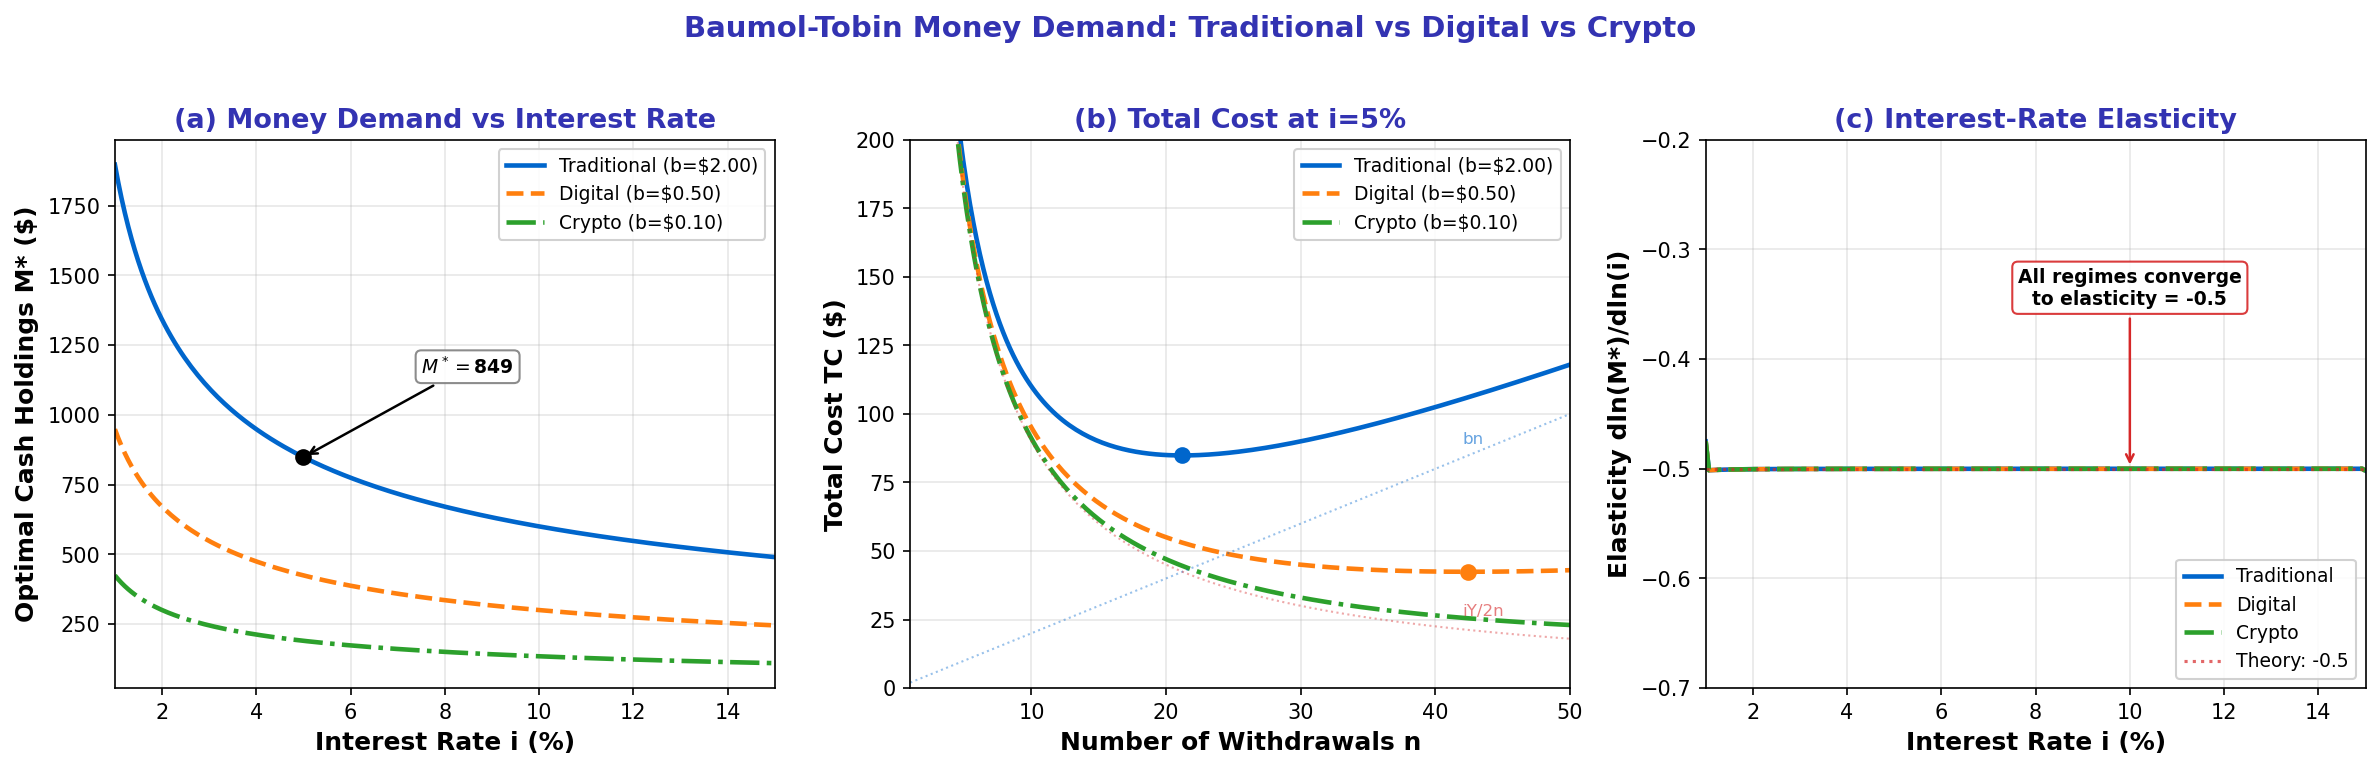

Reproduce this figure in Python.
r"""Baumol-Tobin Optimal Cash Holdings
# Multi-panel override: comparative statics requires simultaneous visibility

Economic Model:
    $M^* = \sqrt{\frac{bY}{2i}}$, $TC(n) = bn + \frac{iY}{2n}$.
    Three regimes: traditional ($b=2$), digital ($b=0.50$), crypto ($b=0.10$).
    Based on Baumol (1952), Tobin (1956).

    Optimal withdrawal frequency: $n^* = \sqrt{\frac{iY}{2b}}$
    Total cost at optimum: $TC^* = \sqrt{2bYi}$
    Interest-rate elasticity of money demand: $\frac{\partial \ln M^*}{\partial \ln i} = -0.5$
"""
import matplotlib.pyplot as plt
import numpy as np
from pathlib import Path

np.random.seed(42)

plt.rcParams.update({
    'font.size': 11, 'axes.labelsize': 12, 'axes.titlesize': 13,
    'xtick.labelsize': 10, 'ytick.labelsize': 10, 'legend.fontsize': 10,
    'figure.dpi': 150
})

MLPURPLE = '#3333B2'
MLBLUE = '#0066CC'
MLORANGE = '#FF7F0E'
MLGREEN = '#2CA02C'
MLRED = '#D62728'
MLLAVENDER = '#ADADE0'

# --- Parameters ---
Y = 36_000  # Annual income
b_trad = 2.00   # Traditional transaction cost
b_dig = 0.50    # Digital banking cost
b_crypto = 0.10  # Crypto transaction cost

i_range = np.linspace(0.01, 0.15, 200)

# Baumol-Tobin: M* = sqrt(bY / (2i))
def optimal_cash(b, Y, i):
    return np.sqrt(b * Y / (2.0 * i))

# TC(n) = b*n + i*Y/(2*n)
def total_cost(n, b, i, Y):
    return b * n + i * Y / (2.0 * n)

# Elasticity: d ln M* / d ln i = -0.5 (constant)
# But we show numerical gradient for verification
def numerical_elasticity(b, Y, i_arr):
    M = optimal_cash(b, Y, i_arr)
    dM = np.gradient(M, i_arr)
    return (dM / M) * (i_arr)

# --- Figure: 1x3 layout ---
fig, (ax1, ax2, ax3) = plt.subplots(1, 3, figsize=(16, 5))

# Panel (a): M* vs interest rate
for b_val, label, color, ls in [
    (b_trad, f'Traditional (b=${b_trad:.2f})', MLBLUE, '-'),
    (b_dig, f'Digital (b=${b_dig:.2f})', MLORANGE, '--'),
    (b_crypto, f'Crypto (b=${b_crypto:.2f})', MLGREEN, '-.')
]:
    M_star = optimal_cash(b_val, Y, i_range)
    ax1.plot(i_range * 100, M_star, color=color, linewidth=2.2, linestyle=ls, label=label)

# Verify worked example: i=0.05, b=2 -> M*=sqrt(2*36000/(2*0.05))=sqrt(720000)=848.53
M_check = optimal_cash(b_trad, Y, 0.05)
ax1.plot(5.0, M_check, 'ko', markersize=7, zorder=5)
ax1.annotate(f'$M^*=${M_check:.0f}',
             xy=(5.0, M_check), xytext=(7.5, M_check + 300),
             fontsize=9, fontweight='bold',
             arrowprops=dict(arrowstyle='->', color='black', lw=1.2),
             bbox=dict(boxstyle='round,pad=0.3', facecolor='white', edgecolor='gray', alpha=0.9))

ax1.set_xlabel('Interest Rate i (%)', fontweight='bold')
ax1.set_ylabel('Optimal Cash Holdings M* ($)', fontweight='bold')
ax1.set_title('(a) Money Demand vs Interest Rate', fontweight='bold', color=MLPURPLE)
ax1.legend(loc='upper right', framealpha=0.9, fontsize=9)
ax1.grid(True, alpha=0.3)
ax1.set_xlim(1, 15)

# Panel (b): Total cost vs number of withdrawals (i=0.05)
i_fixed = 0.05
n_range = np.linspace(1, 50, 200)

for b_val, label, color, ls in [
    (b_trad, f'Traditional (b=${b_trad:.2f})', MLBLUE, '-'),
    (b_dig, f'Digital (b=${b_dig:.2f})', MLORANGE, '--'),
    (b_crypto, f'Crypto (b=${b_crypto:.2f})', MLGREEN, '-.')
]:
    TC = total_cost(n_range, b_val, i_fixed, Y)
    ax2.plot(n_range, TC, color=color, linewidth=2.2, linestyle=ls, label=label)

    # Mark optimum: n* = sqrt(iY/(2b))
    n_star = np.sqrt(i_fixed * Y / (2.0 * b_val))
    TC_star = total_cost(n_star, b_val, i_fixed, Y)
    ax2.plot(n_star, TC_star, 'o', color=color, markersize=7, zorder=5)

# Also show components for traditional case
TC_brokerage = b_trad * n_range
TC_interest = i_fixed * Y / (2.0 * n_range)
ax2.plot(n_range, TC_brokerage, color=MLBLUE, linewidth=1.0, alpha=0.4, linestyle=':')
ax2.plot(n_range, TC_interest, color=MLRED, linewidth=1.0, alpha=0.4, linestyle=':')
ax2.text(42, b_trad * 42 + 5, 'bn', fontsize=8, color=MLBLUE, alpha=0.6)
ax2.text(42, i_fixed * Y / (2.0 * 42) + 5, 'iY/2n', fontsize=8, color=MLRED, alpha=0.6)

ax2.set_xlabel('Number of Withdrawals n', fontweight='bold')
ax2.set_ylabel('Total Cost TC ($)', fontweight='bold')
ax2.set_title('(b) Total Cost at i=5%', fontweight='bold', color=MLPURPLE)
ax2.legend(loc='upper right', framealpha=0.9, fontsize=9)
ax2.grid(True, alpha=0.3)
ax2.set_xlim(1, 50)
ax2.set_ylim(0, 200)

# Panel (c): Elasticity of money demand wrt interest rate
for b_val, label, color, ls in [
    (b_trad, 'Traditional', MLBLUE, '-'),
    (b_dig, 'Digital', MLORANGE, '--'),
    (b_crypto, 'Crypto', MLGREEN, '-.')
]:
    elast = numerical_elasticity(b_val, Y, i_range)
    ax3.plot(i_range * 100, elast, color=color, linewidth=2.2, linestyle=ls, label=label)

# Theoretical line at -0.5
ax3.axhline(y=-0.5, color=MLRED, linestyle=':', linewidth=1.5, alpha=0.7, label='Theory: -0.5')
ax3.annotate('All regimes converge\nto elasticity = -0.5',
             xy=(10, -0.5), xytext=(10, -0.35),
             fontsize=9, fontweight='bold', ha='center',
             arrowprops=dict(arrowstyle='->', color=MLRED, lw=1.2),
             bbox=dict(boxstyle='round,pad=0.3', facecolor='white', edgecolor=MLRED, alpha=0.9))

ax3.set_xlabel('Interest Rate i (%)', fontweight='bold')
ax3.set_ylabel('Elasticity dln(M*)/dln(i)', fontweight='bold')
ax3.set_title('(c) Interest-Rate Elasticity', fontweight='bold', color=MLPURPLE)
ax3.legend(loc='lower right', framealpha=0.9, fontsize=9)
ax3.grid(True, alpha=0.3)
ax3.set_xlim(1, 15)
ax3.set_ylim(-0.7, -0.2)

fig.suptitle('Baumol-Tobin Money Demand: Traditional vs Digital vs Crypto',
             fontsize=14, fontweight='bold', color=MLPURPLE, y=1.02)

plt.tight_layout()
plt.savefig(Path(__file__).parent / 'chart.pdf', dpi=300, bbox_inches='tight')
plt.savefig(Path(__file__).parent / 'chart.png', dpi=150, bbox_inches='tight')
plt.close()
print("Baumol-Tobin chart saved to chart.pdf and chart.png")
